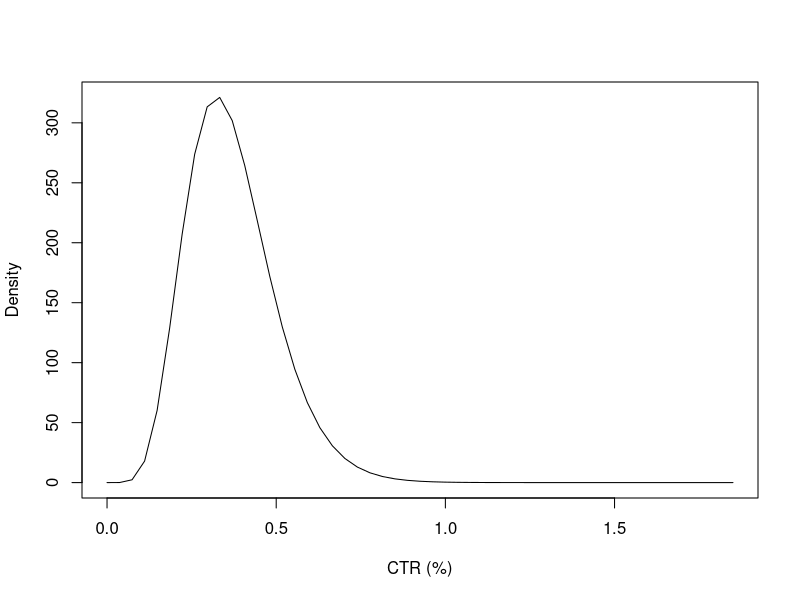

Here is the R script that generated this plot:
# Simulation experiments from the data we collected on CTRs of ads
# reference: http://www.marketingdistillery.com/2014/09/24/bayesian-modeling-of-click-through-rate-for-small-data/
### BAYESIAN SIMULATION
ad_stats <- function(mu, v) {
  # return beta distribution for an ad
  # mu is the mean CTR for the ad
  # v is the sample size of the ad
  alpha <- mu*v
  beta <- (1-mu)*v
  
  # print variance in CTR
  cat('variance in CTR = ', variance_in_ctr <- mu*(1-mu)/v)
  
  # print the upper and lower bound of CTR
  
  
  # plot it - only the section that 'makes sense'
  # using min(5 times the CTR or 1) - i.e. if the CTR is high enough, just plot in range [0,1]
  s <- seq(0, min(5*mu,1), min(0.1*mu, 0.01))
  plot(100*s, dbeta(s, alpha, beta), type="l", ylab="Density", xlab = "CTR (%)")
}

# plot the CTR distribution of an ad
ad_stats(0.0037, 2155)


